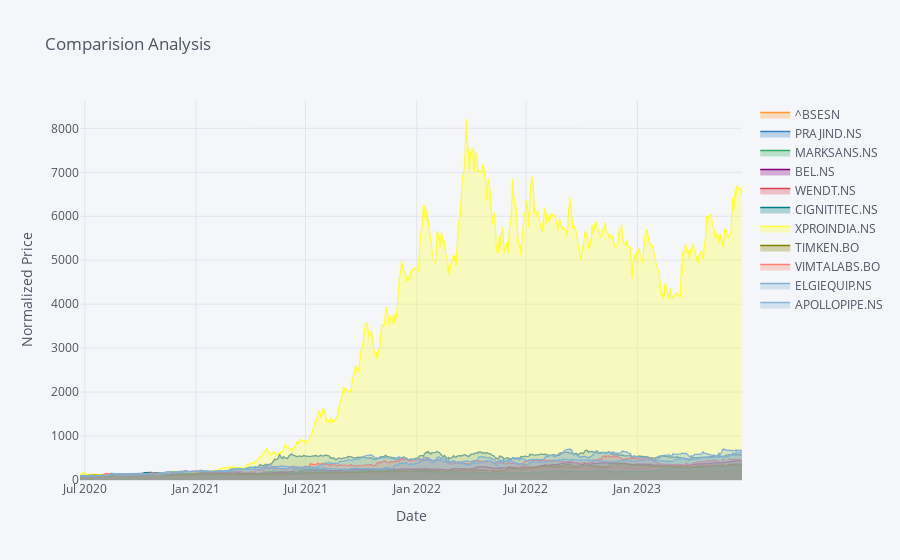

The notebook cell this image was saved under:
### Code cell
norm = data.div(data.iloc[0,:]).mul(100)
norm.iplot(title="Comparision Analysis",xTitle='Date',yTitle="Normalized Price", fill = True, theme="pearl")

### Figure 1 — Plotly figure (JSON) as saved in the notebook; plotly's stock layout.template omitted (floating-point values rounded to 4 significant figures; data arrays with more than 128 entries replaced by an {"elided": "..."} marker saying what was removed)
{"data": [{"fill": "tozeroy", "fillcolor": "rgba(255, 153, 51, 0.3)", "line": {"color": "rgba(255, 153, 51, 1.0)", "dash": "solid", "shape": "linear", "width": 1.3}, "mode": "lines", "name": "^BSESN", "text": "", "type": "scatter", "x": {"elided": "747 str values"}, "y": {"elided": "747 float values"}}, {"fill": "tozeroy", "fillcolor": "rgba(55, 128, 191, 0.3)", "line": {"color": "rgba(55, 128, 191, 1.0)", "dash": "solid", "shape": "linear", "width": 1.3}, "mode": "lines", "name": "PRAJIND.NS", "text": "", "type": "scatter", "x": {"elided": "747 str values"}, "y": {"elided": "747 float values"}}, {"fill": "tozeroy", "fillcolor": "rgba(50, 171, 96, 0.3)", "line": {"color": "rgba(50, 171, 96, 1.0)", "dash": "solid", "shape": "linear", "width": 1.3}, "mode": "lines", "name": "MARKSANS.NS", "text": "", "type": "scatter", "x": {"elided": "747 str values"}, "y": {"elided": "747 float values"}}, {"fill": "tozeroy", "fillcolor": "rgba(128, 0, 128, 0.3)", "line": {"color": "rgba(128, 0, 128, 1.0)", "dash": "solid", "shape": "linear", "width": 1.3}, "mode": "lines", "name": "BEL.NS", "text": "", "type": "scatter", "x": {"elided": "747 str values"}, "y": {"elided": "747 float values"}}, {"fill": "tozeroy", "fillcolor": "rgba(219, 64, 82, 0.3)", "line": {"color": "rgba(219, 64, 82, 1.0)", "dash": "solid", "shape": "linear", "width": 1.3}, "mode": "lines", "name": "WENDT.NS", "text": "", "type": "scatter", "x": {"elided": "747 str values"}, "y": {"elided": "747 float values"}}, {"fill": "tozeroy", "fillcolor": "rgba(0, 128, 128, 0.3)", "line": {"color": "rgba(0, 128, 128, 1.0)", "dash": "solid", "shape": "linear", "width": 1.3}, "mode": "lines", "name": "CIGNITITEC.NS", "text": "", "type": "scatter", "x": {"elided": "747 str values"}, "y": {"elided": "747 float values"}}, {"fill": "tozeroy", "fillcolor": "rgba(255, 255, 51, 0.3)", "line": {"color": "rgba(255, 255, 51, 1.0)", "dash": "solid", "shape": "linear", "width": 1.3}, "mode": "lines", "name": "XPROINDIA.NS", "text": "", "type": "scatter", "x": {"elided": "747 str values"}, "y": {"elided": "747 float values"}}, {"fill": "tozeroy", "fillcolor": "rgba(128, 128, 0, 0.3)", "line": {"color": "rgba(128, 128, 0, 1.0)", "dash": "solid", "shape": "linear", "width": 1.3}, "mode": "lines", "name": "TIMKEN.BO", "text": "", "type": "scatter", "x": {"elided": "747 str values"}, "y": {"elided": "747 mixed values"}}, {"fill": "tozeroy", "fillcolor": "rgba(251, 128, 114, 0.3)", "line": {"color": "rgba(251, 128, 114, 1.0)", "dash": "solid", "shape": "linear", "width": 1.3}, "mode": "lines", "name": "VIMTALABS.BO", "text": "", "type": "scatter", "x": {"elided": "747 str values"}, "y": {"elided": "747 mixed values"}}, {"fill": "tozeroy", "fillcolor": "rgba(128, 177, 211, 0.3)", "line": {"color": "rgba(128, 177, 211, 1.0)", "dash": "solid", "shape": "linear", "width": 1.3}, "mode": "lines", "name": "ELGIEQUIP.NS", "text": "", "type": "scatter", "x": {"elided": "747 str values"}, "y": {"elided": "747 float values"}}, {"fill": "tozeroy", "fillcolor": "rgba(128, 177, 211, 0.3)", "line": {"color": "rgba(128, 177, 211, 0.8999999999999999)", "dash": "solid", "shape": "linear", "width": 1.3}, "mode": "lines", "name": "APOLLOPIPE.NS", "text": "", "type": "scatter", "x": {"elided": "747 str values"}, "y": {"elided": "747 float values"}}], "layout": {"legend": {"bgcolor": "#F5F6F9", "font": {"color": "#4D5663"}}, "paper_bgcolor": "#F5F6F9", "plot_bgcolor": "#F5F6F9", "title": {"font": {"color": "#4D5663"}, "text": "Comparision Analysis"}, "xaxis": {"gridcolor": "#E1E5ED", "showgrid": true, "tickfont": {"color": "#4D5663"}, "title": {"font": {"color": "#4D5663"}, "text": "Date"}, "zerolinecolor": "#E1E5ED"}, "yaxis": {"gridcolor": "#E1E5ED", "showgrid": true, "tickfont": {"color": "#4D5663"}, "title": {"font": {"color": "#4D5663"}, "text": "Normalized Price"}, "zerolinecolor": "#E1E5ED"}}}
